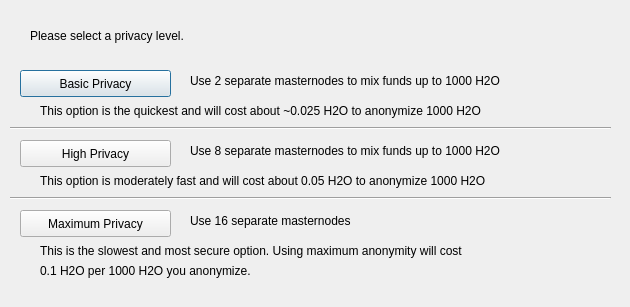
<?xml version="1.0" encoding="UTF-8"?>
<ui version="4.0">
 <class>DarksendConfig</class>
 <widget class="QDialog" name="DarksendConfig">
  <property name="geometry">
   <rect>
    <x>0</x>
    <y>0</y>
    <width>630</width>
    <height>307</height>
   </rect>
  </property>
  <property name="windowTitle">
   <string>Configure PrivateSend</string>
  </property>
  <widget class="QPushButton" name="buttonBasic">
   <property name="geometry">
    <rect>
     <x>20</x>
     <y>70</y>
     <width>151</width>
     <height>27</height>
    </rect>
   </property>
   <property name="text">
    <string>Basic Privacy</string>
   </property>
  </widget>
  <widget class="QPushButton" name="buttonHigh">
   <property name="geometry">
    <rect>
     <x>20</x>
     <y>140</y>
     <width>151</width>
     <height>27</height>
    </rect>
   </property>
   <property name="text">
    <string>High Privacy</string>
   </property>
  </widget>
  <widget class="QPushButton" name="buttonMax">
   <property name="geometry">
    <rect>
     <x>20</x>
     <y>210</y>
     <width>151</width>
     <height>27</height>
    </rect>
   </property>
   <property name="text">
    <string>Maximum Privacy</string>
   </property>
  </widget>
  <widget class="QLabel" name="label">
   <property name="geometry">
    <rect>
     <x>30</x>
     <y>20</y>
     <width>571</width>
     <height>31</height>
    </rect>
   </property>
   <property name="text">
    <string>Please select a privacy level.</string>
   </property>
  </widget>
  <widget class="QLabel" name="label_2">
   <property name="geometry">
    <rect>
     <x>190</x>
     <y>70</y>
     <width>421</width>
     <height>21</height>
    </rect>
   </property>
   <property name="text">
    <string>Use 2 separate masternodes to mix funds up to 1000 H2O</string>
   </property>
  </widget>
  <widget class="QLabel" name="label_3">
   <property name="geometry">
    <rect>
     <x>190</x>
     <y>140</y>
     <width>411</width>
     <height>21</height>
    </rect>
   </property>
   <property name="text">
    <string>Use 8 separate masternodes to mix funds up to 1000 H2O</string>
   </property>
  </widget>
  <widget class="QLabel" name="label_4">
   <property name="geometry">
    <rect>
     <x>190</x>
     <y>210</y>
     <width>421</width>
     <height>21</height>
    </rect>
   </property>
   <property name="text">
    <string>Use 16 separate masternodes</string>
   </property>
  </widget>
  <widget class="QLabel" name="label_6">
   <property name="geometry">
    <rect>
     <x>40</x>
     <y>100</y>
     <width>561</width>
     <height>21</height>
    </rect>
   </property>
   <property name="text">
    <string>This option is the quickest and will cost about ~0.025 H2O to anonymize 1000 H2O</string>
   </property>
  </widget>
  <widget class="QLabel" name="label_7">
   <property name="geometry">
    <rect>
     <x>40</x>
     <y>170</y>
     <width>561</width>
     <height>21</height>
    </rect>
   </property>
   <property name="text">
    <string>This option is moderately fast and will cost about 0.05 H2O to anonymize 1000 H2O</string>
   </property>
  </widget>
  <widget class="QLabel" name="label_8">
   <property name="geometry">
    <rect>
     <x>40</x>
     <y>240</y>
     <width>561</width>
     <height>21</height>
    </rect>
   </property>
   <property name="text">
    <string>This is the slowest and most secure option. Using maximum anonymity will cost</string>
   </property>
  </widget>
  <widget class="QLabel" name="label_9">
   <property name="geometry">
    <rect>
     <x>40</x>
     <y>260</y>
     <width>561</width>
     <height>21</height>
    </rect>
   </property>
   <property name="text">
    <string>0.1 H2O per 1000 H2O you anonymize.</string>
   </property>
  </widget>
  <widget class="Line" name="line">
   <property name="geometry">
    <rect>
     <x>10</x>
     <y>120</y>
     <width>601</width>
     <height>16</height>
    </rect>
   </property>
   <property name="orientation">
    <enum>Qt::Horizontal</enum>
   </property>
  </widget>
  <widget class="Line" name="line_2">
   <property name="geometry">
    <rect>
     <x>10</x>
     <y>190</y>
     <width>601</width>
     <height>16</height>
    </rect>
   </property>
   <property name="orientation">
    <enum>Qt::Horizontal</enum>
   </property>
  </widget>
 </widget>
 <resources/>
 <connections/>
</ui>
